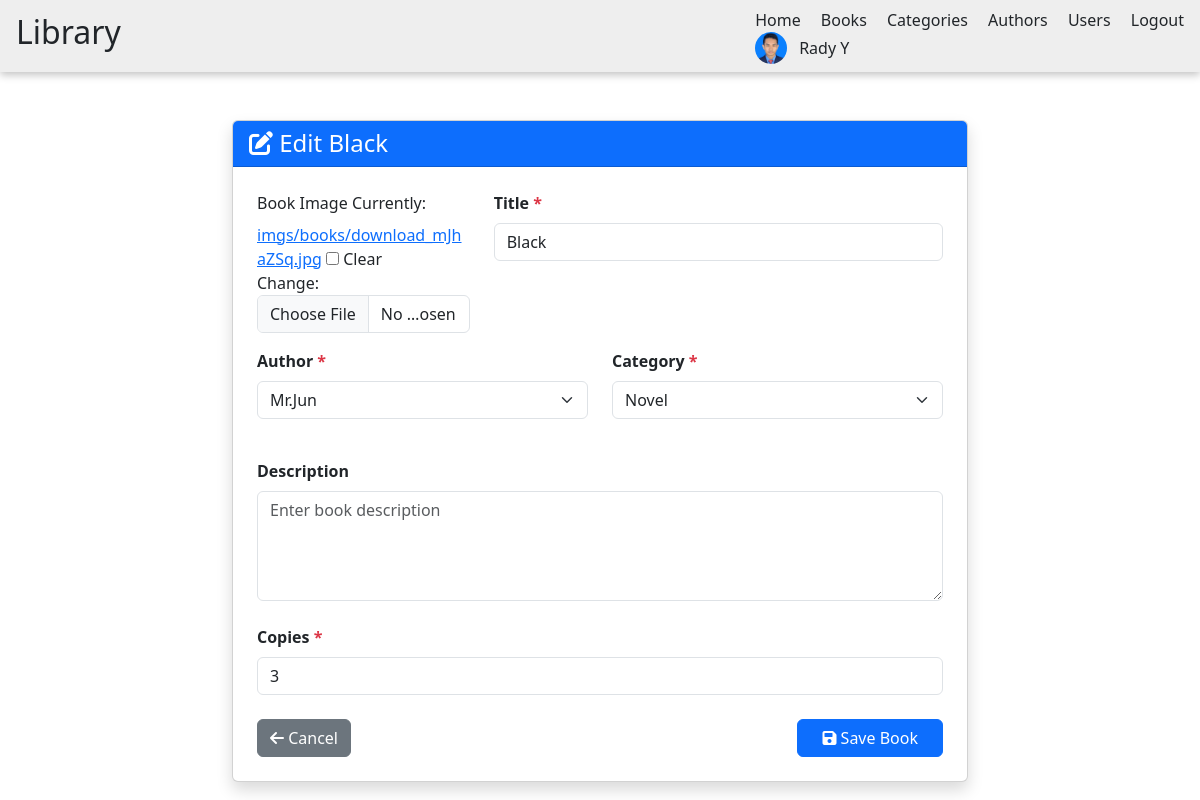
The page /books/edit/6/ (signed in) on the database its author committed.
### myapp/models.py (models this page shows, shortened)
class UserProfile(models.Model):
    user = models.OneToOneField(User, on_delete=models.CASCADE, related_name='userprofile')
    address = models.TextField(blank=True, null=True)
    phone_number = models.CharField(max_length=15, blank=True, null=True)
    profile_image = models.ImageField(upload_to='imgs/profile_images/', blank=True, null=True)
    created_at = models.DateTimeField(auto_now_add=True)

class Book(models.Model):
    image = models.ImageField(upload_to='imgs/books/', blank=True, null=True)
    title = models.CharField(max_length=200)
    author = models.ForeignKey(Author, on_delete=models.CASCADE)
    category = models.ForeignKey(Category, on_delete=models.CASCADE)
    description = models.TextField(blank=True, null=True)
    copies = models.IntegerField()
    created_at = models.DateTimeField(auto_now_add=True)
    class Meta:
        ordering = ['-created_at']

### myapp/views.py (the view)
# urls.py: path('books/edit/<int:pk>/', views.edit_book, name='edit_book'),
@login_required
def edit_book(request, pk):
    book = get_object_or_404(Book, pk=pk)
    if request.method == 'POST':
        form = BookForm(request.POST, request.FILES, instance=book)
        if form.is_valid():
            form.save()
            messages.success(request, 'Book updated successfully!')
            return redirect('book_list')
        else:
            messages.error(request, 'Please fix the errors below.')
    else:
        form = BookForm(instance=book)
    return render(request, 'book_form.html', {'form': form, 'title': f'Edit {book.title}'})

### myapp/forms.py
class BookForm(forms.ModelForm):
    class Meta:
        model = Book
        fields = ['image', 'title', 'author', 'category', 'description', 'copies']
        widgets = {
            'title': forms.TextInput(attrs={
                'class': 'form-control',
                'placeholder': 'Enter book title'
            }),
            'author': forms.Select(attrs={
                'class': 'form-select'
            }),
            'category': forms.Select(attrs={
                'class': 'form-select'
            }),
            'description': forms.Textarea(attrs={
                'class': 'form-control',
                'rows': 4,
                'placeholder': 'Enter book description'
            }),
            'copies': forms.NumberInput(attrs={
                'class': 'form-control',
                'min': 1
            }),
            'image': forms.ClearableFileInput(attrs={
                'class': 'form-control'
            }),
        }

### myapp/models.py (called while the page is built)
    def __str__(self):
        return self.name

    def __str__(self):
        return self.name

### myapp/templates/book_form.html (shortened to what this page needs)
{% load static %}
<!DOCTYPE html>
<html lang="en">
<head>
    <link href="https://cdn.jsdelivr.net/npm/bootstrap@5.3.0/dist/css/bootstrap.min.css" rel="stylesheet">
    <link href="https://cdnjs.cloudflare.com/ajax/libs/font-awesome/6.0.0/css/all.min.css" rel="stylesheet">
</head>
<body>
    {% include 'nav.html' %}
    <div class="container mt-5">
        <div class="row justify-content-center">
            <div class="col-md-8">
                <div class="card shadow">
                    <div class="card-header bg-primary text-white">
                        <h4 class="mb-0"><i class="fas fa-{% if title == 'Add Book' %}plus{% else %}edit{% endif %}"></i> {{ title }}</h4>
                    </div>
                    <div class="card-body p-4">
                        <form method="post" enctype="multipart/form-data">
                            <div class="row">
                                <div class="col-md-4 mb-3">
                                    <label class="form-label">Book Image</label>
                                    {{ form.image }}
                                </div>
                                <div class="col-md-8 mb-3">
                                    <label class="form-label fw-bold">Title <span class="text-danger">*</span></label>
                                    {{ form.title }}
                                </div>
                            </div>
                            <div class="row mb-4">
                                <div class="col-md-6 mb-3">
                                    <label class="form-label fw-bold">Author <span class="text-danger">*</span></label>
                                    {{ form.author }}
                                </div>
                                <div class="col-md-6 mb-3">
                                    <label class="form-label fw-bold">Category <span class="text-danger">*</span></label>
                                    {{ form.category }}
                                </div>
                            </div>
                            <div class="mb-4">
                                <label class="form-label fw-bold">Description</label>
                                {{ form.description }}
                            </div>
                            <div class="mb-4">
                                <label class="form-label fw-bold">Copies <span class="text-danger">*</span></label>
                                {{ form.copies }}
                            </div>
                            <div class="d-flex justify-content-between">
                                <a href="{% url 'book_list' %}" class="btn btn-secondary">
                                    <i class="fas fa-arrow-left"></i> Cancel
                                </a>
                                <button type="submit" class="btn btn-primary px-4">
                                    <i class="fas fa-save"></i> Save Book
                                </button>
                            </div>
                        </form>
                    </div>
                </div>
            </div>
        </div>
    </div>
</body>
</html>

### myapp/templates/nav.html (shortened to what this page needs)
{% load static %}
<nav>
    <div class="left">
        <h2><a href="{% url 'home' %}">Library</a></h2>
    </div>
    <div class="right">
        <a href="{% url 'home' %}" >Home</a>
        <a href="{% url 'book_list' %}">Books</a>
        <a href="{% url 'category_list' %}">Categories</a>
        <a href="{% url 'author_list' %}">Authors</a>
        <a href="{% url 'user_list' %}">Users</a>
        {% if user.is_authenticated %}
            <a href="#" class="logout-trigger">Logout</a>
            <div class="sign-in d-flex align-items-center">
                <a href="{% url 'user_profile' user.id %}" class="d-flex align-items-center text-decoration-none text-dark">
                    {% if user.userprofile.profile_image %}
                        <img src="{{ user.userprofile.profile_image.url }}"
                             alt="{{ user.username }}"
                             class="rounded-circle"
                             width="32" height="32"
                             style="object-fit: cover; margin-right: 8px;">
                    {% else %}
                        <div class="rounded-circle bg-secondary text-white d-flex align-items-center justify-content-center"
                             style="width:32px; height:32px; font-size:14px; margin-right:8px;">
                            {{ user.username.0|upper }}
                        </div>
                    {% endif %}
                    <span>{{ user.username }}</span>
                </a>
            </div>
        {% endif %}
    </div>
</nav>

### myapp/templates/nav.html (style rules this page uses)
nav { background-color: #eeeeeeff; box-shadow: rgba(0, 0, 0, 0.24) 0px 3px 8px; padding: 0.5rem 1rem; display: flex; justify-content: space-between; align-items: center; }
.left h2 a { text-decoration: none; color: inherit; }
.right a { margin-left: 1rem; text-decoration: none; color: inherit; }
.sign-in { display: flex; align-items: center; gap: 0.5rem; }
.sign-in a { display: flex; align-items: center; gap: 0.25rem; color: inherit; }

### rows shown on the page
Book: title "Black", author "Mr.Jun", category "Novel", copies "3"

### other values the page prints
{{ user.username }} "Rady Y"
{{ title }} "Edit Black"
